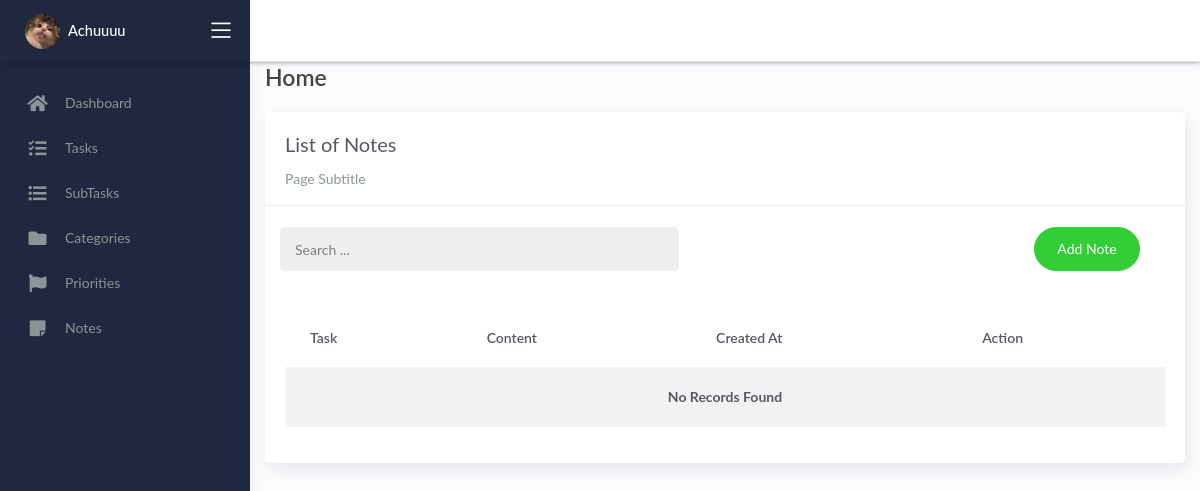
Page /notes/ on the earlier database version.
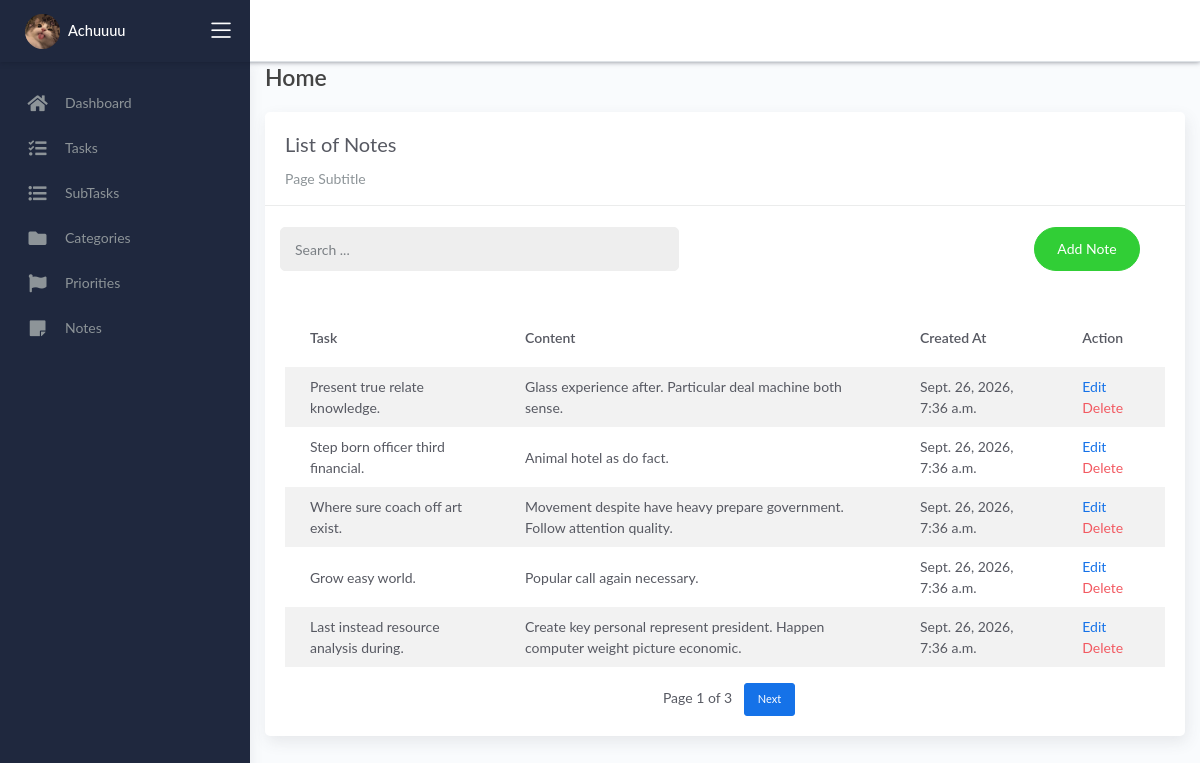
Same page on the later database version.
### todomanager/models.py (models this page shows, shortened)
class BaseModel(models.Model):
    created_at = models.DateTimeField(auto_now_add=True)
    updated_at = models.DateTimeField(auto_now=True)
    class Meta:
        abstract = True

class Note (BaseModel):
    task = models.ForeignKey(Task, on_delete=models.CASCADE)
    content = models.TextField()

class Task (BaseModel):
    STATUS_CHOICES = [
        ('Pending', 'Pending'),
        ('In Progress', 'In Progress'),
        ('Completed', 'Completed'),
    ]
    title = models.CharField(max_length=250)
    description = models.TextField()
    deadline = models.DateTimeField()
    status = models.CharField(max_length=20, choices=STATUS_CHOICES, default='Pending')
    category = models.ForeignKey(Category, on_delete=models.CASCADE)
    priority = models.ForeignKey(Priority, on_delete=models.CASCADE)
    def __str__(self):
        return self.title

### todomanager/views.py (the view)
# urls.py: path('notes/', views.NoteList.as_view(), name='note-list'),
class NoteList(ListView):
    model = Note
    context_object_name = 'notes'
    template_name = 'note_list.html'
    paginate_by = 5
    def get_queryset(self):
        qs = super().get_queryset()
        query = self.request.GET.get('q')
        if query:
            qs = qs.filter(Q(content__icontains=query))
        return qs

### templates/note_list.html (shortened to what this page needs)
{% extends 'base.html' %} {% load static %} {% block content %}
<div class="content">
    <div class="container-fluid">
        <h4 class="page-title">Home</h4>
        <div class="row">
            <div class="col-md-12">
                <div class="card">
                    <div class="card-header">
                        <div class="card-title">List of Notes</div>
                        <div class="card-category">Page Subtitle</div>
                    </div>
                    <br />
                    <div class="col-md-12 row">
                        <div class="col-md-6">
                            <form class="navbar-left navbar-form nav-search mr-md-3" action="{% url 'note-list' %}">
                                <div class="input-group">
                                    <input type="text" placeholder="Search ..." class="form-control" name="q" />
                                    <div class="input-group-append">
                                        <span class="input-group-text">
                                        </span>
                                    </div>
                                </div>
                            </form>
                        </div>
                        <div class="col-md-6">
                            <div class="pull-right">
                                <a href="{% url 'note-add' %}" class="btn btn-success btn-rounded">Add Note</a>
                            </div>
                        </div>
                    </div>
                    <div class="card-body">
                        <table class="table table-striped mt-3">
                            <thead>
                                <tr>
                                    <th scope="col">Task</th>
                                    <th scope="col">Content</th>
                                    <th scope="col">Created At</th>
                                    <th scope="col">Action</th>
                                </tr>
                            </thead>
                            <tbody>
                                {% for object in notes %}
                                <tr>
                                    <td>{{ object.task }}</td>
                                    <td>{{ object.content }}</td>
                                    <td>{{ object.created_at }}</td>
                                    <td>
                                        <a href="{% url 'note-update' object.id %}">Edit</a>
                                        <a href="{% url 'note-delete' object.id %}" class="text-danger">Delete</a>
                                    </td>
                                </tr>
                                {% empty %}
                                <tr>
                                    <td colspan="4" style="text-align: center">
                                        <p class="text-sm font-weight-bold mb-0">No Records Found</p>
                                    </td>
                                </tr>
                                {% endfor %}
                            </tbody>
                        </table>
                        {% include 'includes/pagination.html' %}
                    </div>
                </div>
            </div>
        </div>
    </div>
</div>
{% endblock %}

### templates/base.html (shortened to what this page needs)
{% load static %}
<!DOCTYPE html>
<html lang="en">
<head>
    <link rel="stylesheet" href="{% static 'css/bootstrap.min.css' %}">
    <link rel="stylesheet" href="{% static 'css/atlantis.min.css' %}">
    <link rel="stylesheet" href="{% static 'css/fonts.min.css' %}">
    <link rel="stylesheet" href="{% static 'css/demo.css' %}">
</head>
<body data-background-color="dark2">
<div class="wrapper">
    <div class="main-header">
        <div class="main-header-logo">
            <div class="logo-header" data-background-color="dark2">
                <a href="{% url 'home' %}" class="logo d-flex align-items-center">
                    <img src="{% static 'img/cat.jpg' %}"
                         alt="Logo"
                         class="mr-2"
                         style="
                            width: 35px;
                            height: 35px;
                            border-radius: 50%;
                            object-fit: cover;
                         ">
                    <span class="text-white h5 mb-0">
                        Achuuuu
                    </span>
                </a>
                <div class="nav-toggle">
                    <button class="btn btn-toggle toggle-sidebar">
                        <i class="icon-menu"></i>
                    </button>
                </div>
            </div>
        </div>
        <nav class="navbar navbar-header navbar-header-transparent navbar-expand-lg border-bottom">
            <div class="container-fluid">
                <ul class="navbar-nav topbar-nav ml-md-auto align-items-center">
                    <li class="nav-item">
                        <span class="nav-link text-white">
                        </span>
                    </li>
                </ul>
            </div>
        </nav>
    </div>
    <div class="sidebar" data-background-color="dark2">
        <div class="sidebar-wrapper scrollbar scrollbar-inner">
            <div class="sidebar-content">
                <ul class="nav nav-primary">
                    <li class="nav-item">
                        <a href="{% url 'home' %}">
                            <i class="fas fa-home"></i>
                            <p>
                                Dashboard
                            </p>
                        </a>
                    </li>
                    <li class="nav-item">
                        <a href="{% url 'task-list' %}">
                            <i class="fas fa-tasks"></i>
                            <p>
                                Tasks
                            </p>
                        </a>
                    </li>
                    <li class="nav-item">
                        <a href="{% url 'subtask-list' %}">
                            <i class="fas fa-list-ul"></i>
                            <p>
                                SubTasks
                            </p>
                        </a>
                    </li>
                    <li class="nav-item">
                        <a href="{% url 'category-list' %}">
                            <i class="fas fa-folder"></i>
                            <p>
                                Categories
                            </p>
                        </a>
                    </li>
                    <li class="nav-item">
                        <a href="{% url 'priority-list' %}">
                            <i class="fas fa-flag"></i>
                            <p>
                                Priorities
                            </p>
                        </a>
                    </li>
                    <li class="nav-item">
                        <a href="{% url 'note-list' %}">
                            <i class="fas fa-sticky-note"></i>
                            <p>
                                Notes
                            </p>
                        </a>
                    </li>
                </ul>
            </div>
        </div>
    </div>
    <div class="main-panel">
        {% block content %}
        {% endblock %}
    </div>
</div>
</body>
</html>

### templates/includes/pagination.html (shortened to what this page needs)
{% if is_paginated %}
<div class="text-center mt-3">
    <span class="mx-2">
        Page {{ page_obj.number }} of {{ page_obj.paginator.num_pages }}
    </span>
    {% if page_obj.has_next %}
        <a href="?page={{ page_obj.next_page_number }}" class="btn btn-primary btn-sm">
            Next
        </a>
    {% endif %}
</div>
{% endif %}

Differences in the rows shown:
added Note: task "Present true relate knowledge.", content "Glass experience after. Particular deal machine both sense.", created_at "Sept. 26, 2026, 7:36 a.m."
added Note: task "Step born officer third financial.", content "Animal hotel as do fact.", created_at "Sept. 26, 2026, 7:36 a.m."
added Note: task "Where sure coach off art exist.", content "Movement despite have heavy prepare government. Follow attention quality.", created_at "Sept. 26, 2026, 7:36 a.m."
added Note: task "Grow easy world.", content "Popular call again necessary.", created_at "Sept. 26, 2026, 7:36 a.m."
added Note: task "Last instead resource analysis during.", content "Create key personal represent president. Happen computer weight picture economic.", created_at "Sept. 26, 2026, 7:36 a.m."
Other differences:
{{ page_obj.number }}: (not shown) → "1"
{{ page_obj.paginator.num_pages }}: (not shown) → "3"
text no longer shown: "No Records Found"
text now shown: "Page of Next"
